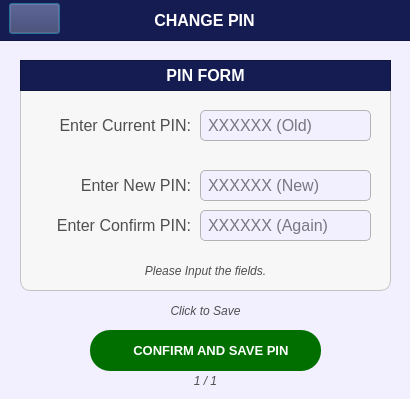
<?xml version="1.0" encoding="UTF-8"?>
<ui version="4.0">
 <class>PopUp_dashboardAdminOverride</class>
 <widget class="QDialog" name="PopUp_dashboardAdminOverride">
  <property name="geometry">
   <rect>
    <x>0</x>
    <y>0</y>
    <width>410</width>
    <height>399</height>
   </rect>
  </property>
  <property name="sizePolicy">
   <sizepolicy hsizetype="Fixed" vsizetype="Fixed">
    <horstretch>0</horstretch>
    <verstretch>0</verstretch>
   </sizepolicy>
  </property>
  <property name="windowTitle">
   <string>Dialog</string>
  </property>
  <property name="styleSheet">
   <string notr="true">#PopUp_dashboardAdminOverride{
	background-color: #f2efff;
}</string>
  </property>
  <widget class="QFrame" name="basePopUpTitleFrame">
   <property name="geometry">
    <rect>
     <x>-1</x>
     <y>-10</y>
     <width>421</width>
     <height>51</height>
    </rect>
   </property>
   <property name="styleSheet">
    <string notr="true">#basePopUpTitleFrame {
	background-color: #141c52;
}</string>
   </property>
   <property name="frameShape">
    <enum>QFrame::Shape::StyledPanel</enum>
   </property>
   <property name="frameShadow">
    <enum>QFrame::Shadow::Raised</enum>
   </property>
   <widget class="QLabel" name="label_titleAdminOverride">
    <property name="geometry">
     <rect>
      <x>20</x>
      <y>10</y>
      <width>371</width>
      <height>41</height>
     </rect>
    </property>
    <property name="font">
     <font>
      <family>Arial</family>
      <pointsize>12</pointsize>
      <bold>true</bold>
     </font>
    </property>
    <property name="styleSheet">
     <string notr="true">#label_titleAdminOverride {
	background-color: transparent;
	color: #FFFFFF;
}
</string>
    </property>
    <property name="text">
     <string>CHANGE PIN</string>
    </property>
    <property name="alignment">
     <set>Qt::AlignmentFlag::AlignCenter</set>
    </property>
   </widget>
   <widget class="QPushButton" name="btn_return_to_youraccount">
    <property name="geometry">
     <rect>
      <x>10</x>
      <y>13</y>
      <width>51</width>
      <height>31</height>
     </rect>
    </property>
    <property name="font">
     <font>
      <family>Arial</family>
      <pointsize>20</pointsize>
      <bold>true</bold>
     </font>
    </property>
    <property name="styleSheet">
     <string notr="true">#btn_return_to_youraccount {
    background-color: rgb(59, 57, 100);
}

#btn_return_to_youraccount:hover {
    background-color: #e2e5ff; /* Slightly lighter blue when hovered */
}

#btn_return_to_youraccount:pressed {
    background-color: #c8cbef; /* Darker blue when clicked */
}</string>
    </property>
    <property name="text">
     <string/>
    </property>
    <property name="icon">
     <iconset>
      <normaloff>../../../Assets/Icons/icon_return_light.svg</normaloff>../../../Assets/Icons/icon_return_light.svg</iconset>
    </property>
    <property name="iconSize">
     <size>
      <width>22</width>
      <height>22</height>
     </size>
    </property>
   </widget>
  </widget>
  <widget class="QLabel" name="notenote">
   <property name="geometry">
    <rect>
     <x>20</x>
     <y>300</y>
     <width>371</width>
     <height>21</height>
    </rect>
   </property>
   <property name="font">
    <font>
     <family>Arial</family>
     <pointsize>9</pointsize>
     <italic>true</italic>
     <bold>false</bold>
    </font>
   </property>
   <property name="styleSheet">
    <string notr="true">#notenote {
	background-color: transparent;
	color: #4f4f4f;
}
</string>
   </property>
   <property name="text">
    <string>Click to Save</string>
   </property>
   <property name="alignment">
    <set>Qt::AlignmentFlag::AlignCenter</set>
   </property>
  </widget>
  <widget class="QLabel" name="progress">
   <property name="geometry">
    <rect>
     <x>90</x>
     <y>370</y>
     <width>231</width>
     <height>21</height>
    </rect>
   </property>
   <property name="font">
    <font>
     <family>Arial</family>
     <pointsize>9</pointsize>
     <italic>true</italic>
     <bold>false</bold>
    </font>
   </property>
   <property name="styleSheet">
    <string notr="true">#progress {
	background-color: transparent;
	color: #4f4f4f;
}
</string>
   </property>
   <property name="text">
    <string>1 / 1</string>
   </property>
   <property name="alignment">
    <set>Qt::AlignmentFlag::AlignCenter</set>
   </property>
  </widget>
  <widget class="QPushButton" name="acc_buttonConfirmChangePIN_SaveForm">
   <property name="geometry">
    <rect>
     <x>90</x>
     <y>330</y>
     <width>231</width>
     <height>41</height>
    </rect>
   </property>
   <property name="font">
    <font>
     <family>Arial</family>
     <pointsize>10</pointsize>
     <bold>true</bold>
    </font>
   </property>
   <property name="cursor">
    <cursorShape>PointingHandCursor</cursorShape>
   </property>
   <property name="styleSheet">
    <string notr="true">#acc_buttonConfirmChangePIN_SaveForm {
    background-color: #006f00;
    color: white;
    border-radius: 20px;
    padding: 10px; /* Optional: Adjusts spacing inside the button */
}
#acc_buttonConfirmChangePIN_SaveForm:hover {
    background-color: #00a600; /* Slightly lighter blue when hovered */
}
#acc_buttonConfirmChangePIN_SaveForm:pressed {
    background-color: #005d00; /* Darker blue when clicked */
}</string>
   </property>
   <property name="text">
    <string>   CONFIRM AND SAVE PIN</string>
   </property>
   <property name="icon">
    <iconset>
     <normaloff>../../../Assets/FuncIcons/icon_confirm.svg</normaloff>../../../Assets/FuncIcons/icon_confirm.svg</iconset>
   </property>
   <property name="iconSize">
    <size>
     <width>30</width>
     <height>30</height>
    </size>
   </property>
  </widget>
  <widget class="QFrame" name="basePopUpBodyFrame">
   <property name="geometry">
    <rect>
     <x>20</x>
     <y>60</y>
     <width>371</width>
     <height>231</height>
    </rect>
   </property>
   <property name="styleSheet">
    <string notr="true">#basePopUpBodyFrame {
	background-color: rgb(247, 247, 247);
	border: 1px solid rgb(194, 194, 194);
	border-radius: 10px;
}</string>
   </property>
   <property name="frameShape">
    <enum>QFrame::Shape::StyledPanel</enum>
   </property>
   <property name="frameShadow">
    <enum>QFrame::Shadow::Raised</enum>
   </property>
   <widget class="QLineEdit" name="change_CurrentPIN">
    <property name="geometry">
     <rect>
      <x>180</x>
      <y>50</y>
      <width>171</width>
      <height>31</height>
     </rect>
    </property>
    <property name="font">
     <font>
      <family>Arial</family>
      <pointsize>12</pointsize>
     </font>
    </property>
    <property name="styleSheet">
     <string notr="true">#change_CurrentPIN{
	border: 1px solid #b3b3b3;  /* Black border */
    border-radius: 5px;        /* Rounded corners */
    padding: 5px;               /* Inner spacing */
    background-color: #f2efff;  /* Gray background */
    color: #000000; 
}

</string>
    </property>
    <property name="text">
     <string/>
    </property>
    <property name="maxLength">
     <number>6</number>
    </property>
    <property name="placeholderText">
     <string>XXXXXX (Old)</string>
    </property>
   </widget>
   <widget class="QLabel" name="change_labelCurrentPIN">
    <property name="geometry">
     <rect>
      <x>20</x>
      <y>50</y>
      <width>151</width>
      <height>31</height>
     </rect>
    </property>
    <property name="font">
     <font>
      <family>Arial</family>
      <pointsize>12</pointsize>
     </font>
    </property>
    <property name="styleSheet">
     <string notr="true">#change_labelCurrentPIN{
	background-color:transparent;
	color:#4f4f4f;
}</string>
    </property>
    <property name="text">
     <string>Enter Current PIN:</string>
    </property>
    <property name="alignment">
     <set>Qt::AlignmentFlag::AlignRight|Qt::AlignmentFlag::AlignTrailing|Qt::AlignmentFlag::AlignVCenter</set>
    </property>
   </widget>
   <widget class="QFrame" name="basePopUpTitleFrame_4">
    <property name="geometry">
     <rect>
      <x>0</x>
      <y>0</y>
      <width>371</width>
      <height>31</height>
     </rect>
    </property>
    <property name="styleSheet">
     <string notr="true">#basePopUpTitleFrame_4 {
	background-color: #141c52;
}</string>
    </property>
    <property name="frameShape">
     <enum>QFrame::Shape::StyledPanel</enum>
    </property>
    <property name="frameShadow">
     <enum>QFrame::Shadow::Raised</enum>
    </property>
    <widget class="QLabel" name="label_title_4">
     <property name="geometry">
      <rect>
       <x>0</x>
       <y>0</y>
       <width>371</width>
       <height>31</height>
      </rect>
     </property>
     <property name="font">
      <font>
       <family>Arial</family>
       <pointsize>12</pointsize>
       <bold>true</bold>
      </font>
     </property>
     <property name="styleSheet">
      <string notr="true">#label_title_4{
	background-color:transparent;
	color: rgb(255, 255, 255);
}</string>
     </property>
     <property name="text">
      <string>PIN FORM</string>
     </property>
     <property name="alignment">
      <set>Qt::AlignmentFlag::AlignCenter</set>
     </property>
    </widget>
   </widget>
   <widget class="QLineEdit" name="change_NewPIN">
    <property name="geometry">
     <rect>
      <x>180</x>
      <y>110</y>
      <width>171</width>
      <height>31</height>
     </rect>
    </property>
    <property name="font">
     <font>
      <family>Arial</family>
      <pointsize>12</pointsize>
     </font>
    </property>
    <property name="styleSheet">
     <string notr="true">#change_NewPIN{
	border: 1px solid #b3b3b3;  /* Black border */
    border-radius: 5px;        /* Rounded corners */
    padding: 5px;               /* Inner spacing */
    background-color: #f2efff;  /* Gray background */
    color: #000000; 
}

</string>
    </property>
    <property name="text">
     <string/>
    </property>
    <property name="maxLength">
     <number>6</number>
    </property>
    <property name="placeholderText">
     <string>XXXXXX (New)</string>
    </property>
   </widget>
   <widget class="QLabel" name="change_labelNewPIN">
    <property name="geometry">
     <rect>
      <x>20</x>
      <y>110</y>
      <width>151</width>
      <height>31</height>
     </rect>
    </property>
    <property name="font">
     <font>
      <family>Arial</family>
      <pointsize>12</pointsize>
     </font>
    </property>
    <property name="styleSheet">
     <string notr="true">#change_labelNewPIN{
	background-color:transparent;
	color:#4f4f4f;
}</string>
    </property>
    <property name="text">
     <string>Enter New PIN:</string>
    </property>
    <property name="alignment">
     <set>Qt::AlignmentFlag::AlignRight|Qt::AlignmentFlag::AlignTrailing|Qt::AlignmentFlag::AlignVCenter</set>
    </property>
   </widget>
   <widget class="QLineEdit" name="change_ConfirmPIN">
    <property name="geometry">
     <rect>
      <x>180</x>
      <y>150</y>
      <width>171</width>
      <height>31</height>
     </rect>
    </property>
    <property name="font">
     <font>
      <family>Arial</family>
      <pointsize>12</pointsize>
     </font>
    </property>
    <property name="styleSheet">
     <string notr="true">#change_ConfirmPIN{
	border: 1px solid #b3b3b3;  /* Black border */
    border-radius: 5px;        /* Rounded corners */
    padding: 5px;               /* Inner spacing */
    background-color: #f2efff;  /* Gray background */
    color: #000000; 
}

</string>
    </property>
    <property name="text">
     <string/>
    </property>
    <property name="maxLength">
     <number>6</number>
    </property>
    <property name="placeholderText">
     <string>XXXXXX (Again)</string>
    </property>
   </widget>
   <widget class="QLabel" name="change_labelConfirmPIN">
    <property name="geometry">
     <rect>
      <x>20</x>
      <y>150</y>
      <width>151</width>
      <height>31</height>
     </rect>
    </property>
    <property name="font">
     <font>
      <family>Arial</family>
      <pointsize>12</pointsize>
     </font>
    </property>
    <property name="styleSheet">
     <string notr="true">#change_labelConfirmPIN{
	background-color:transparent;
	color:#4f4f4f;
}</string>
    </property>
    <property name="text">
     <string>Enter Confirm PIN:</string>
    </property>
    <property name="alignment">
     <set>Qt::AlignmentFlag::AlignRight|Qt::AlignmentFlag::AlignTrailing|Qt::AlignmentFlag::AlignVCenter</set>
    </property>
   </widget>
   <widget class="QLabel" name="message">
    <property name="geometry">
     <rect>
      <x>20</x>
      <y>200</y>
      <width>331</width>
      <height>21</height>
     </rect>
    </property>
    <property name="font">
     <font>
      <family>Arial</family>
      <pointsize>9</pointsize>
      <italic>true</italic>
      <bold>false</bold>
     </font>
    </property>
    <property name="styleSheet">
     <string notr="true">#message {
	background-color: transparent;
	color: #4f4f4f;
}
</string>
    </property>
    <property name="text">
     <string>Please Input the fields.</string>
    </property>
    <property name="alignment">
     <set>Qt::AlignmentFlag::AlignCenter</set>
    </property>
   </widget>
  </widget>
 </widget>
 <resources/>
 <connections/>
</ui>
